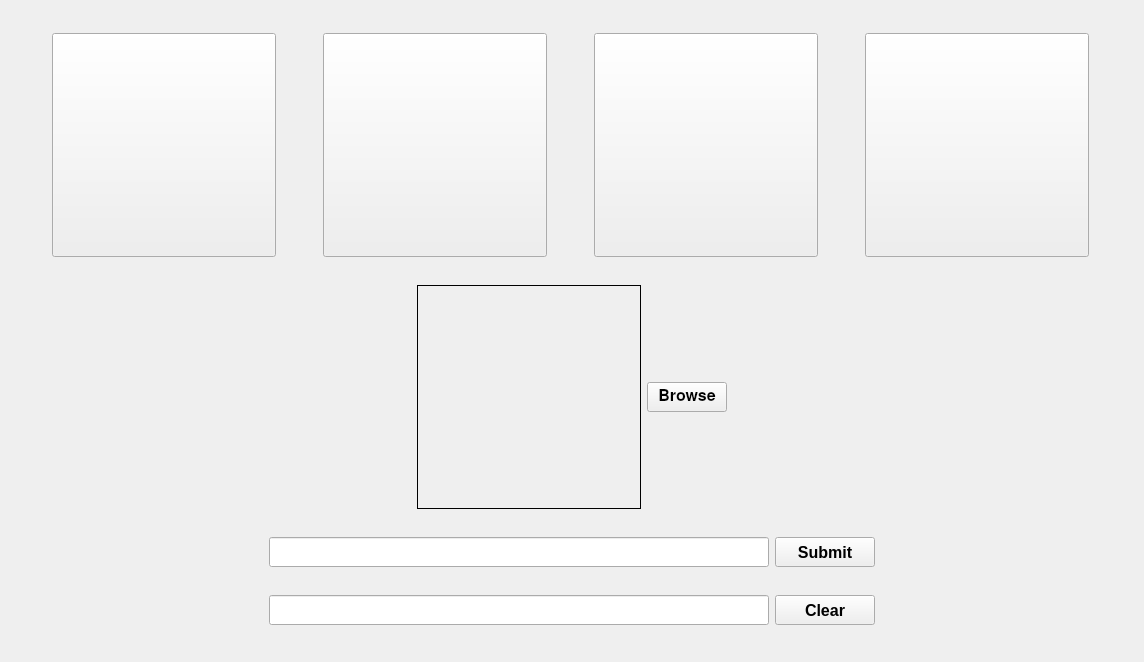
<?xml version="1.0" encoding="UTF-8"?>
<ui version="4.0">
 <class>MainWindow</class>
 <widget class="QMainWindow" name="MainWindow">
  <property name="enabled">
   <bool>true</bool>
  </property>
  <property name="geometry">
   <rect>
    <x>0</x>
    <y>0</y>
    <width>1144</width>
    <height>662</height>
   </rect>
  </property>
  <property name="windowTitle">
   <string>MainWindow</string>
  </property>
  <widget class="QWidget" name="VQA">
   <layout class="QVBoxLayout" name="verticalLayout">
    <item>
     <layout class="QHBoxLayout" name="horizontalLayout_5">
      <item>
       <widget class="QPushButton" name="img1">
        <property name="sizePolicy">
         <sizepolicy hsizetype="Preferred" vsizetype="Preferred">
          <horstretch>0</horstretch>
          <verstretch>0</verstretch>
         </sizepolicy>
        </property>
        <property name="minimumSize">
         <size>
          <width>200</width>
          <height>200</height>
         </size>
        </property>
        <property name="maximumSize">
         <size>
          <width>224</width>
          <height>224</height>
         </size>
        </property>
        <property name="cursor">
         <cursorShape>PointingHandCursor</cursorShape>
        </property>
        <property name="mouseTracking">
         <bool>true</bool>
        </property>
        <property name="focusPolicy">
         <enum>Qt::WheelFocus</enum>
        </property>
        <property name="inputMethodHints">
         <set>Qt::ImhNone</set>
        </property>
        <property name="text">
         <string/>
        </property>
        <property name="iconSize">
         <size>
          <width>18</width>
          <height>18</height>
         </size>
        </property>
        <property name="checkable">
         <bool>true</bool>
        </property>
        <property name="autoDefault">
         <bool>false</bool>
        </property>
        <property name="default">
         <bool>false</bool>
        </property>
        <property name="flat">
         <bool>false</bool>
        </property>
       </widget>
      </item>
      <item>
       <widget class="QPushButton" name="img2">
        <property name="sizePolicy">
         <sizepolicy hsizetype="Preferred" vsizetype="Preferred">
          <horstretch>0</horstretch>
          <verstretch>0</verstretch>
         </sizepolicy>
        </property>
        <property name="minimumSize">
         <size>
          <width>224</width>
          <height>224</height>
         </size>
        </property>
        <property name="maximumSize">
         <size>
          <width>224</width>
          <height>224</height>
         </size>
        </property>
        <property name="cursor">
         <cursorShape>PointingHandCursor</cursorShape>
        </property>
        <property name="text">
         <string/>
        </property>
       </widget>
      </item>
      <item>
       <widget class="QPushButton" name="img3">
        <property name="sizePolicy">
         <sizepolicy hsizetype="Preferred" vsizetype="Preferred">
          <horstretch>0</horstretch>
          <verstretch>0</verstretch>
         </sizepolicy>
        </property>
        <property name="minimumSize">
         <size>
          <width>224</width>
          <height>224</height>
         </size>
        </property>
        <property name="maximumSize">
         <size>
          <width>224</width>
          <height>224</height>
         </size>
        </property>
        <property name="cursor">
         <cursorShape>PointingHandCursor</cursorShape>
        </property>
        <property name="mouseTracking">
         <bool>false</bool>
        </property>
        <property name="tabletTracking">
         <bool>false</bool>
        </property>
        <property name="text">
         <string/>
        </property>
        <property name="checkable">
         <bool>true</bool>
        </property>
        <property name="autoDefault">
         <bool>true</bool>
        </property>
       </widget>
      </item>
      <item>
       <widget class="QPushButton" name="img4">
        <property name="enabled">
         <bool>true</bool>
        </property>
        <property name="sizePolicy">
         <sizepolicy hsizetype="Preferred" vsizetype="Preferred">
          <horstretch>0</horstretch>
          <verstretch>0</verstretch>
         </sizepolicy>
        </property>
        <property name="minimumSize">
         <size>
          <width>200</width>
          <height>200</height>
         </size>
        </property>
        <property name="maximumSize">
         <size>
          <width>224</width>
          <height>224</height>
         </size>
        </property>
        <property name="sizeIncrement">
         <size>
          <width>0</width>
          <height>0</height>
         </size>
        </property>
        <property name="cursor">
         <cursorShape>PointingHandCursor</cursorShape>
        </property>
        <property name="tabletTracking">
         <bool>true</bool>
        </property>
        <property name="text">
         <string/>
        </property>
        <property name="autoDefault">
         <bool>true</bool>
        </property>
        <property name="default">
         <bool>false</bool>
        </property>
        <property name="flat">
         <bool>false</bool>
        </property>
       </widget>
      </item>
     </layout>
    </item>
    <item>
     <layout class="QHBoxLayout" name="horizontalLayout_8">
      <item>
       <spacer name="horizontalSpacer_3">
        <property name="orientation">
         <enum>Qt::Horizontal</enum>
        </property>
        <property name="sizeHint" stdset="0">
         <size>
          <width>40</width>
          <height>20</height>
         </size>
        </property>
       </spacer>
      </item>
      <item>
       <widget class="QLabel" name="productImage">
        <property name="enabled">
         <bool>true</bool>
        </property>
        <property name="minimumSize">
         <size>
          <width>224</width>
          <height>224</height>
         </size>
        </property>
        <property name="maximumSize">
         <size>
          <width>250</width>
          <height>250</height>
         </size>
        </property>
        <property name="frameShape">
         <enum>QFrame::Box</enum>
        </property>
        <property name="alignment">
         <set>Qt::AlignCenter</set>
        </property>
       </widget>
      </item>
      <item>
       <widget class="QPushButton" name="browseButton">
        <property name="maximumSize">
         <size>
          <width>150</width>
          <height>30</height>
         </size>
        </property>
        <property name="font">
         <font>
          <family>Nimbus Sans</family>
          <pointsize>12</pointsize>
          <weight>75</weight>
          <bold>true</bold>
         </font>
        </property>
        <property name="text">
         <string>Browse</string>
        </property>
       </widget>
      </item>
      <item>
       <spacer name="horizontalSpacer_2">
        <property name="orientation">
         <enum>Qt::Horizontal</enum>
        </property>
        <property name="sizeHint" stdset="0">
         <size>
          <width>40</width>
          <height>20</height>
         </size>
        </property>
       </spacer>
      </item>
     </layout>
    </item>
    <item>
     <layout class="QHBoxLayout" name="horizontalLayout">
      <item>
       <spacer name="horizontalSpacer">
        <property name="orientation">
         <enum>Qt::Horizontal</enum>
        </property>
        <property name="sizeHint" stdset="0">
         <size>
          <width>40</width>
          <height>20</height>
         </size>
        </property>
       </spacer>
      </item>
      <item>
       <widget class="QLineEdit" name="userInput">
        <property name="sizePolicy">
         <sizepolicy hsizetype="Preferred" vsizetype="Preferred">
          <horstretch>0</horstretch>
          <verstretch>0</verstretch>
         </sizepolicy>
        </property>
        <property name="minimumSize">
         <size>
          <width>500</width>
          <height>30</height>
         </size>
        </property>
        <property name="maximumSize">
         <size>
          <width>500</width>
          <height>30</height>
         </size>
        </property>
        <property name="font">
         <font>
          <weight>75</weight>
          <italic>true</italic>
          <bold>true</bold>
         </font>
        </property>
        <property name="alignment">
         <set>Qt::AlignCenter</set>
        </property>
       </widget>
      </item>
      <item>
       <widget class="QPushButton" name="submit">
        <property name="minimumSize">
         <size>
          <width>100</width>
          <height>30</height>
         </size>
        </property>
        <property name="maximumSize">
         <size>
          <width>100</width>
          <height>30</height>
         </size>
        </property>
        <property name="font">
         <font>
          <pointsize>12</pointsize>
          <weight>75</weight>
          <bold>true</bold>
         </font>
        </property>
        <property name="text">
         <string>Submit</string>
        </property>
       </widget>
      </item>
      <item>
       <spacer name="horizontalSpacer_4">
        <property name="orientation">
         <enum>Qt::Horizontal</enum>
        </property>
        <property name="sizeHint" stdset="0">
         <size>
          <width>40</width>
          <height>20</height>
         </size>
        </property>
       </spacer>
      </item>
     </layout>
    </item>
    <item>
     <layout class="QHBoxLayout" name="horizontalLayout_2">
      <item>
       <spacer name="horizontalSpacer_5">
        <property name="orientation">
         <enum>Qt::Horizontal</enum>
        </property>
        <property name="sizeHint" stdset="0">
         <size>
          <width>40</width>
          <height>20</height>
         </size>
        </property>
       </spacer>
      </item>
      <item>
       <widget class="QLineEdit" name="lineEdit">
        <property name="sizePolicy">
         <sizepolicy hsizetype="Preferred" vsizetype="Fixed">
          <horstretch>0</horstretch>
          <verstretch>0</verstretch>
         </sizepolicy>
        </property>
        <property name="minimumSize">
         <size>
          <width>500</width>
          <height>30</height>
         </size>
        </property>
        <property name="maximumSize">
         <size>
          <width>500</width>
          <height>30</height>
         </size>
        </property>
        <property name="font">
         <font>
          <weight>75</weight>
          <italic>true</italic>
          <bold>true</bold>
         </font>
        </property>
        <property name="alignment">
         <set>Qt::AlignCenter</set>
        </property>
       </widget>
      </item>
      <item>
       <widget class="QPushButton" name="clear">
        <property name="minimumSize">
         <size>
          <width>100</width>
          <height>30</height>
         </size>
        </property>
        <property name="maximumSize">
         <size>
          <width>100</width>
          <height>30</height>
         </size>
        </property>
        <property name="font">
         <font>
          <pointsize>12</pointsize>
          <weight>75</weight>
          <italic>false</italic>
          <bold>true</bold>
         </font>
        </property>
        <property name="text">
         <string>Clear</string>
        </property>
       </widget>
      </item>
      <item>
       <spacer name="horizontalSpacer_6">
        <property name="orientation">
         <enum>Qt::Horizontal</enum>
        </property>
        <property name="sizeHint" stdset="0">
         <size>
          <width>40</width>
          <height>20</height>
         </size>
        </property>
       </spacer>
      </item>
     </layout>
    </item>
   </layout>
  </widget>
 </widget>
 <layoutdefault spacing="6" margin="11"/>
 <resources/>
 <connections/>
</ui>
